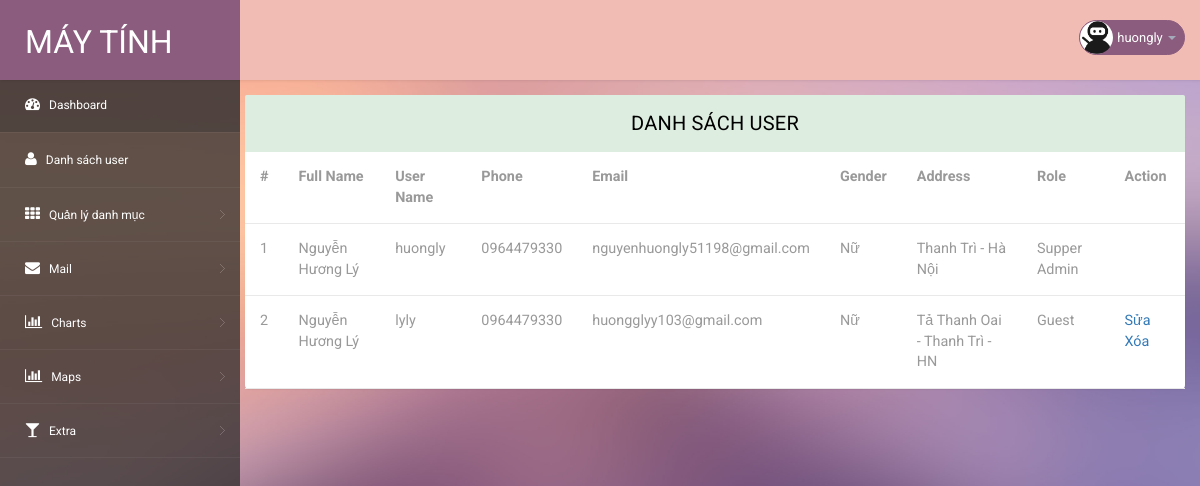
Screenshot of /admin/admin.php?module=listUser (signed in) with the database file from the repository.
### tables this page shows
CREATE TABLE `tbl_user` (
  `id_user` int(11) NOT NULL,
  `fullName` varchar(255) DEFAULT NULL,
  `username` varchar(128) NOT NULL,
  `password` varchar(255) NOT NULL,
  `phone` varchar(11) NOT NULL,
  `email` varchar(255) NOT NULL,
  `gioitinh` tinyint(2) NOT NULL,
  `address` varchar(255) DEFAULT NULL,
  `role` tinyint(4) NOT NULL
);

### admin/modules/listUser.php (the view)
<?php
$sqlSelect ="SELECT * FROM tbl_user  ORDER BY id_user ASC ";
$result = mysqli_query($conn,$sqlSelect);
?>
<section class="wrapper" style="margin-left: -10px; width: auto; height: auto;">
  <div class="" style="height: auto;width: auto;">
   <div class="panel panel-default">
    <div class="panel-heading">
     Danh sách User
   </div>
   <div>
    <table class="table table-hover" ">
      <tr>
        <th>#</th>
        <th>Full Name</th>
        <th>User Name</th>
        <th>Phone</th>
        <th>Email</th>
        <th>Gender</th>
        <th>Address</th>
        <th>Role</th>
        <th>Action</th>
      </tr>
      <?php
      $i=0;
      while ($row = mysqli_fetch_assoc($result)) {
        $i++;
        ?>
        <tr>
          <td><?= $i ?></td>
          <td>
            <?= $row["fullName"]?>
          </td>
          <td>
            <?= $row["username"]?>
          </td>
          <td>
            <?= $row["phone"]?>
          </td>
          <td style="overflow: hidden;">
            <?= $row["email"]?>
          </td>
          <td>
            <?php
            if($row["gioitinh"]==1){
              echo "Nam";
            }else{
              echo "Nữ";
            }
            ?>
          </td>
          <td>
            <?= $row["address"]?>
          </td>
          <td>
            <?php if($row["role"]==1)
			{
				echo"Supper Admin";
			} elseif ($row["role"]==2)
			{echo"Sub Admin";
            }else {
              echo"Guest";
            } ?>
          </td>
          <td>
          <?php if (isset($_SESSION['username'])&&$_SESSION['username']['role']==1&&$row['role']!=1) {
             ?>
            <a href="admin.php?module=editUser&id=<?php echo $row["id_user"] ?>">Sửa</a>
            <a href="admin.php?module=delUser&id=<?php echo $row["id_user"] ?>" onclick="return confirm('Bạn có thật sự muốn xóa không')">Xóa</a>
            <?php
          }elseif (isset($_SESSION['username'])&&$_SESSION['username']['role']==2&&$row['role']==0) {
           ?>
           <a href="admin.php?module=editUser&id=<?php echo $row["id_user"] ?>">Sửa</a>
            <a href="admin.php?module=delUser&id=<?php echo $row["id_user"] ?>" onclick="return confirm('Bạn có thật sự muốn xóa không')">Xóa</a>
           <?php
          }
             ?>
          </td>
        </tr>
        <?php } ?>
      </table>
    </div>
  </div>
</div>
</section>

### admin/css/style.css (style rules this page uses)
html, body { font-family: 'Roboto', sans-serif; font-size: 100%; overflow-x: hidden; background: url(../images/bg.jpg) no-repeat 0px 0px; background-size:cover; }
body a { transition: 0.5s all ease; -webkit-transition: 0.5s all ease; -moz-transition: 0.5s all ease; -o-transition: 0.5s all ease; -ms-transition: 0.5s all ease; text-decoration:none; }
.wrapper { display:inline-block; margin-top:80px; padding:15px; width:100%; }
.panel-heading { position: relative; height: 57px; line-height: 57px; letter-spacing: 0.2px; color: #000; font-size: 18px; font-weight: 400; padding: 0 16px; background:#ddede0; border-top-right-radius: 2px; border-top-left-radius: 2px; text-transform: uppercase; text-align: center; }
.panel { border: none ! important; }
.table>tbody>tr>td, .table>tbody>tr>th, .table>tfoot>tr>td, .table>tfoot>tr>th, .table>thead>tr>td, .table>thead>tr>th { border-bottom: 1px solid #e9e9e9 ! important; }
.table > thead > tr > th, .table > tbody > tr > th, .table > tfoot > tr > th, .table > thead > tr > td, .table > tbody > tr > td, .table > tfoot > tr > td { border-top: none !important; }
.table td, .table>tbody>tr>td, .table>tbody>tr>th, .table>tfoot>tr>td, .table>tfoot>tr>th, .table>thead>tr>td, .table>thead>tr>th { padding: 15px!important; }
.table > thead > tr > th, .table > tbody > tr > th, .table > tfoot > tr > th, .table > thead > tr > td, .table > tbody > tr > td, .table > tfoot > tr > td { font-size: 0.9em; color: #999; border-top: none !important; }
.panel-default>.panel-heading { color: #000000 ! important; background-color: #ddede0 ! important; border-color: #ddede0 ! important; font-size: 20px; }

### rows the page displays
tbl_user: fullName "Nguyễn Hương Lý", username "huongly", phone "0964479330", email "nguyenhuongly51198@gmail.com", gioitinh "Nữ", address "Thanh Trì - Hà Nội", role "Supper Admin"
tbl_user: fullName "Nguyễn Hương Lý", username "lyly", phone "0964479330", email "huongglyy103@gmail.com", gioitinh "Nữ", address "Tả Thanh Oai - Thanh Trì - HN", role "Guest"

### other values shown
$_SESSION["username"]["username"] "huongly"
